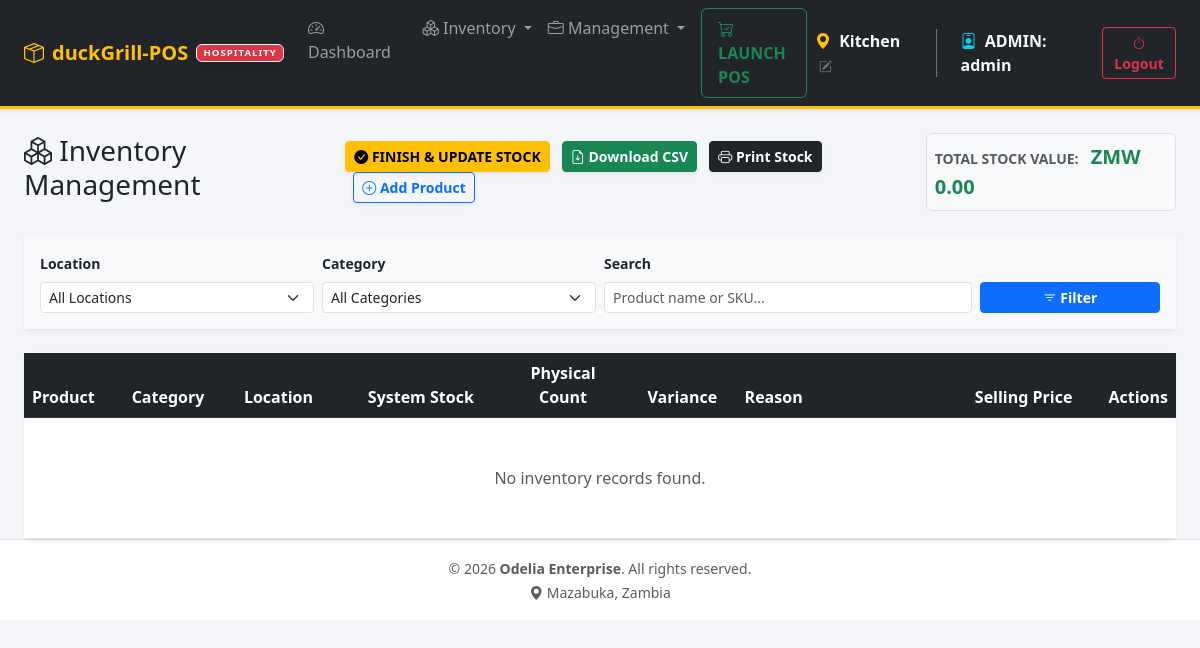
/index.php?page=inventory (signed in), run on an earlier commit of the app's database.
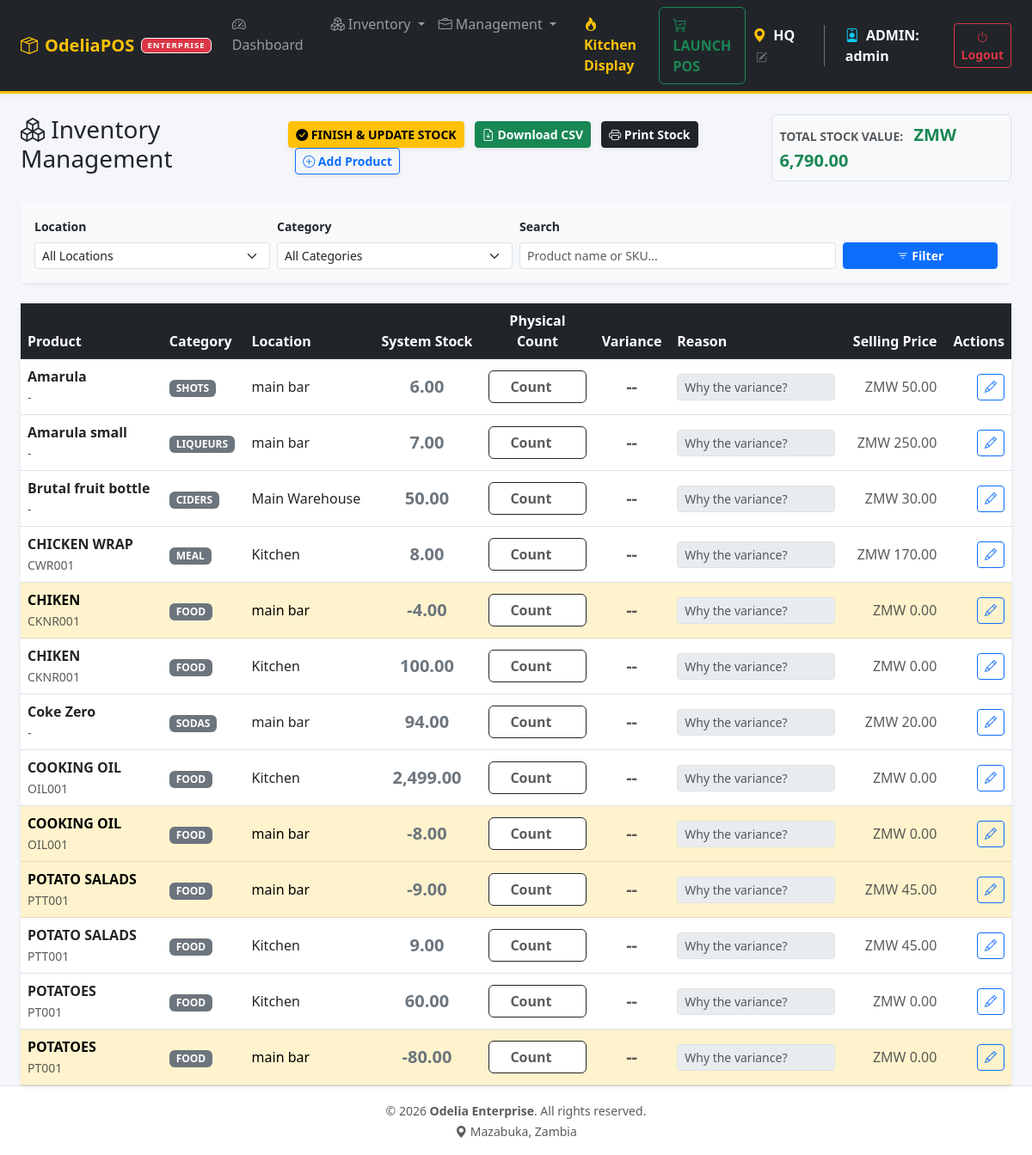
And on a later commit of the database.
### tables this page shows
CREATE TABLE `inventory` (
  `id` int NOT NULL AUTO_INCREMENT,
  `product_id` int NOT NULL,
  `location_id` int NOT NULL,
  `quantity` int DEFAULT '0',
  `updated_at` timestamp NULL DEFAULT CURRENT_TIMESTAMP ON UPDATE CURRENT_TIMESTAMP,
  PRIMARY KEY (`id`),
  UNIQUE KEY `unique_stock` (`product_id`,`location_id`),
  KEY `location_id` (`location_id`),
  CONSTRAINT `inventory_ibfk_1` FOREIGN KEY (`product_id`) REFERENCES `products` (`id`) ON DELETE CASCADE,
  CONSTRAINT `inventory_ibfk_2` FOREIGN KEY (`location_id`) REFERENCES `locations` (`id`) ON DELETE CASCADE
);

CREATE TABLE `products` (
  `id` int NOT NULL AUTO_INCREMENT,
  `name` varchar(100) NOT NULL,
  `sku` varchar(50) DEFAULT NULL,
  `price` decimal(10,2) DEFAULT '0.00',
  `cost_price` decimal(10,2) DEFAULT '0.00',
  `unit` varchar(20) DEFAULT 'unit',
  `category_id` int DEFAULT NULL,
  `is_active` tinyint(1) DEFAULT '1',
  `type` enum('item','service') DEFAULT 'item',
  `is_open_price` tinyint(1) DEFAULT '0',
  `tax_class` varchar(10) NOT NULL DEFAULT 'A' COMMENT 'ZRA Tax Class (A=16%, B=0%, C=Exempt)',
  `unspsc_code` varchar(20) DEFAULT NULL COMMENT 'UNSPSC 8-digit Commodity Code',
  PRIMARY KEY (`id`),
  UNIQUE KEY `sku` (`sku`),
  KEY `category_id` (`category_id`),
  CONSTRAINT `products_ibfk_1` FOREIGN KEY (`category_id`) REFERENCES `categories` (`id`) ON DELETE SET NULL
);

CREATE TABLE `categories` (
  `id` int NOT NULL AUTO_INCREMENT,
  `name` varchar(50) NOT NULL,
  `description` varchar(255) DEFAULT NULL,
  `parent_id` int DEFAULT NULL,
  `type` enum('food','drink','meal','ingredients','other') NOT NULL DEFAULT 'other',
  PRIMARY KEY (`id`),
  UNIQUE KEY `name` (`name`),
  KEY `fk_cat_parent` (`parent_id`),
  CONSTRAINT `fk_cat_parent` FOREIGN KEY (`parent_id`) REFERENCES `categories` (`id`) ON DELETE SET NULL
);

CREATE TABLE `locations` (
  `id` int NOT NULL AUTO_INCREMENT,
  `name` varchar(50) NOT NULL,
  `type` enum('store','kitchen','bar','warehouse') NOT NULL DEFAULT 'store',
  `can_sell` tinyint(1) DEFAULT '1',
  `can_receive_from_vendor` tinyint(1) DEFAULT '0',
  `address` text,
  `phone` varchar(50) DEFAULT '555-0000',
  PRIMARY KEY (`id`)
);

### src/inventory.php (called while the page is built, shortened)
<?php
$pdo->setAttribute(PDO::ATTR_ERRMODE, PDO::ERRMODE_EXCEPTION);
try {
    $pdo->exec("ALTER TABLE inventory_logs ADD COLUMN reason VARCHAR(255) DEFAULT NULL");
} catch(Exception $e) {  }
$search    = trim($_GET['search'] ?? '');
$sql = "
    SELECT
        i.location_id, i.id AS inventory_id, p.id AS product_id, p.name AS product_name, p.sku, p.price, p.cost_price, p.category_id,
        c.name AS category_name, l.name AS location_name, i.quantity, (i.quantity * p.price) AS stock_value
    FROM inventory i
    JOIN products p ON p.id = i.product_id
    JOIN locations l ON l.id = i.location_id
    LEFT JOIN categories c ON c.id = p.category_id
    WHERE 1=1
";
$params = [];
$sql .= " ORDER BY p.name ASC";
$stmt = $pdo->prepare($sql);
$stmt->execute($params);
$inventory = $stmt->fetchAll(PDO::FETCH_ASSOC);
$totalValue = 0.0;
foreach ($inventory as $item) { $totalValue += (float)$item['stock_value']; }
?>

### templates/inventory.php (the view, shortened to what the changed rows need)
<div id="printable-inventory">
    <div class="d-flex justify-content-between align-items-center mb-4">
        <h3><i class="bi bi-boxes"></i> Inventory Management</h3>
        <div class="d-flex align-items-center gap-3">
            <div class="no-print">
                <button type="submit" form="stockTakeForm" class="btn btn-warning btn-sm fw-bold shadow-sm">
                    <i class="bi bi-check-circle-fill"></i> FINISH & UPDATE STOCK
                </button>
                <button type="button" onclick="downloadInventoryCSV()" class="btn btn-success btn-sm fw-bold shadow-sm ms-2" title="Generate & Download CSV File"><i class="bi bi-file-earmark-arrow-down"></i> Download CSV</button>
                <button onclick="window.print()" class="btn btn-dark btn-sm fw-bold shadow-sm ms-2">
                    <i class="bi bi-printer"></i> Print Stock
                </button>
                <a href="index.php?page=products" class="btn btn-outline-primary btn-sm fw-bold ms-2 shadow-sm">
                    <i class="bi bi-plus-circle"></i> Add Product
                </a>
            </div>
            <div class="bg-light p-2 rounded border">
                <span class="text-muted small fw-bold text-uppercase me-2">Total Stock Value:</span>
                <span class="fs-5 fw-bold text-success">ZMW <?= number_format($totalValue, 2) ?></span>
            </div>
        </div>
    </div>
    <div class="card shadow-sm border-0 mb-4 no-print">
        <div class="card-body bg-light">
            <form method="GET" class="row g-2 align-items-end">
                <div class="col-md-3">
                    <label class="form-label small fw-bold">Location</label>
                    <select name="location_id" class="form-select form-select-sm">
                        <option value="">All Locations</option>
                    </select>
                </div>
                <div class="col-md-3">
                    <label class="form-label small fw-bold">Category</label>
                    <select name="category_id" class="form-select form-select-sm">
                        <option value="">All Categories</option>
                    </select>
                </div>
                <div class="col-md-4">
                    <label class="form-label small fw-bold">Search</label>
                    <input type="text" name="search" class="form-control form-control-sm" placeholder="Product name or SKU..." value="<?= htmlspecialchars($search) ?>">
                </div>
                <div class="col-md-2">
                    <button class="btn btn-primary btn-sm w-100 fw-bold"><i class="bi bi-filter"></i> Filter</button>
                </div>
            </form>
        </div>
    </div>
    <form method="POST" action="index.php?page=inventory" id="stockTakeForm">
        <div class="card shadow-sm border-0">
            <div class="card-body p-0">
                <div class="table-responsive">
                    <table class="table table-hover align-middle mb-0">
                        <thead class="table-dark">
                            <tr>
                                <th>Product</th>
                                <th>Category</th>
                                <th>Location</th>
                                <th class="text-center">System Stock</th>
                                <th class="text-center" style="width:130px;">Physical Count</th>
                                <th class="text-center">Variance</th>
                                <th class="text-start" style="width:200px;">Reason</th>
                                <th class="text-end">Selling Price</th>
                                <th class="text-end no-print">Actions</th>
                            </tr>
                        </thead>
                        <tbody>
                            <?php if (empty($inventory)): ?>
                                <tr><td colspan="9" class="text-center py-5 text-muted">No inventory records found.</td></tr>
                            <?php endif; ?>
                            <?php foreach ($inventory as $item): ?>
                                <tr class="<?= ($item['quantity'] <= 5) ? 'table-warning' : '' ?>">
                                    <td>
                                        <div class="fw-bold"><?= htmlspecialchars($item['product_name']) ?></div>
                                        <small class="text-muted"><?= htmlspecialchars($item['sku'] ?? '-') ?></small>
                                    </td>
                                    <td><span class="badge bg-secondary"><?= htmlspecialchars($item['category_name'] ?? 'Uncategorized') ?></span></td>
                                    <td><?= htmlspecialchars($item['location_name']) ?></td>
                                    <td class="text-center fw-bold fs-5 text-secondary"><?= number_format($item['quantity'], 2) ?></td>
                                    <td>
                                        <input type="number" step="0.01" class="form-control text-center fw-bold border-dark phys-input" name="physical_qty[]" data-sys="<?= $item['quantity'] ?>" placeholder="Count">
                                    </td>
                                    <td class="text-center fw-bold fs-5 variance-cell text-muted">--</td>
                                    <td>
                                        <input type="text" class="form-control form-control-sm reason-input" name="reason[]" placeholder="Why the variance?" disabled>
                                    </td>
                                    <td class="text-end text-muted">ZMW <?= number_format($item['price'], 2) ?></td>
                                    <td class="text-end no-print">
                                        <button type="button" class="btn btn-sm btn-outline-primary" data-bs-toggle="modal" data-bs-target="#editProductModal" onclick="populateEdit('<?= $item['inventory_id'] ?>', '<?= addslashes($item['product_name']) ?>', '<?= $item['quantity'] ?>', '<?= $item['price'] ?>', '<?= addslashes($item['location_name']) ?>')">
                                            <i class="bi bi-pencil"></i>
                                        </button>
                                    </td>
                                </tr>
                            <?php endforeach; ?>
                        </tbody>
                    </table>
                </div>
            </div>
        </div>
    </form>
</div>

### templates/header.php (shortened to what the changed rows need)
<!DOCTYPE html>
<html lang="en">
<head>
    <link href="https://cdn.jsdelivr.net/npm/bootstrap@5.3.0/dist/css/bootstrap.min.css" rel="stylesheet">
    <link rel="stylesheet" href="https://cdnjs.cloudflare.com/ajax/libs/bootstrap-icons/1.10.5/font/bootstrap-icons.min.css">
</head>
<body>
<?php
$role = $_SESSION['role'] ?? 'cashier';
$tier = defined('LICENSE_TIER') ? LICENSE_TIER : 'lite';
$isEmbedded = isset($_GET['embedded']) && $_GET['embedded'] == '1';
?>
<?php if (!$isEmbedded): ?>
<nav class="navbar navbar-expand-lg navbar-dark bg-dark border-bottom border-warning border-3 shadow-sm mb-4">
    <div class="container-fluid px-4">
        <a class="navbar-brand fw-bold text-warning d-flex align-items-center" href="index.php">
            <i class="bi bi-box-seam me-2"></i> <?= htmlspecialchars(APP_NAME ?? 'OdeliaPOS') ?>
            <span class="badge bg-danger ms-2 border border-light shadow-sm" style="font-size: 0.6rem; vertical-align: middle; letter-spacing: 1px;"><?= strtoupper($tier) ?></span>
        </a>
        <div class="collapse navbar-collapse" id="topNav">
        <?php if(in_array($role, ['admin', 'manager', 'dev'])): ?>
            <ul class="navbar-nav me-auto mb-2 mb-lg-0">
                <li class="nav-item">
                    <a class="nav-link" href="index.php?page=dashboard"><i class="bi bi-speedometer2"></i> Dashboard</a>
                </li>
                <li class="nav-item dropdown ms-3">
                    <a class="nav-link dropdown-toggle" href="#" id="invDropdown" role="button" data-bs-toggle="dropdown">
                        <i class="bi bi-boxes"></i> Inventory
                    </a>
                </li>
                <li class="nav-item dropdown">
                    <a class="nav-link dropdown-toggle" href="#" id="mgmtDropdown" role="button" data-bs-toggle="dropdown">
                        <i class="bi bi-briefcase"></i> Management
                    </a>
                </li>
                <?php if (in_array($tier, ['pro+', 'enterprise'])): ?>
                <li class="nav-item ms-3">
                    <a class="nav-link text-warning fw-bold" href="index.php?page=kds"><i class="bi bi-fire"></i> Kitchen Display</a>
                </li>
                <?php endif; ?>
                <li class="nav-item ms-2">
                    <a class="nav-link fw-bold text-success border border-success rounded px-3" href="index.php?page=pos"><i class="bi bi-cart-check"></i> LAUNCH POS</a>
                </li>
            </ul>
        <?php endif; ?>
            <div class="d-flex align-items-center ms-auto">
                <span class="text-light me-4 fw-bold p-2 hover-location" style="cursor:pointer; transition:0.2s;" data-bs-toggle="modal" data-bs-target="#globalLocationModal" title="Change Workstation">
                    <i class="bi bi-geo-alt-fill text-warning me-1"></i> <?= htmlspecialchars($_SESSION['location_name'] ?? 'HQ') ?>
                    <i class="bi bi-pencil-square text-secondary ms-1" style="font-size:0.8em;"></i>
                </span>
                <span class="text-light me-4 fw-bold border-start border-secondary ps-4">
                    <i class="bi bi-person-badge text-info me-1"></i> <?= htmlspecialchars(strtoupper($role)) ?>: <?= htmlspecialchars($_SESSION['username'] ?? '') ?>
                </span>
                <a href="index.php?action=logout" class="btn btn-outline-danger btn-sm fw-bold"><i class="bi bi-power"></i> Logout</a>
            </div>
        </div>
    </div>
</nav>
<div class="container-fluid px-4">
<?php else: ?>
<div class="container-fluid p-2 pt-3">
<?php endif; ?>

What changed in the data, as far as the page shows it:
added inventory: product.name "Amarula", product.sku "-", categories.name "SHOTS", location.name "main bar", quantity "6.00", product.price "50.00"
added inventory: product.name "Amarula small", product.sku "-", categories.name "LIQUEURS", location.name "main bar", quantity "7.00", product.price "250.00"
added inventory: product.name "Brutal fruit bottle", product.sku "-", categories.name "CIDERS", location.name "Main Warehouse", quantity "50.00", product.price "30.00"
added inventory: product.name "CHICKEN WRAP", product.sku "CWR001", categories.name "MEAL", location.name "Kitchen", quantity "8.00", product.price "170.00"
added inventory: product.name "CHIKEN", product.sku "CKNR001", categories.name "FOOD", location.name "main bar", quantity "-4.00", product.price "0.00"
added inventory: product.name "CHIKEN", product.sku "CKNR001", categories.name "FOOD", location.name "Kitchen", quantity "100.00", product.price "0.00"
added inventory: product.name "Coke Zero", product.sku "-", categories.name "SODAS", location.name "main bar", quantity "94.00", product.price "20.00"
added inventory: product.name "COOKING OIL", product.sku "OIL001", categories.name "FOOD", location.name "Kitchen", quantity "2,499.00", product.price "0.00"
added inventory: product.name "COOKING OIL", product.sku "OIL001", categories.name "FOOD", location.name "main bar", quantity "-8.00", product.price "0.00"
added inventory: product.name "POTATO SALADS", product.sku "PTT001", categories.name "FOOD", location.name "main bar", quantity "-9.00", product.price "45.00"
added inventory: product.name "POTATO SALADS", product.sku "PTT001", categories.name "FOOD", location.name "Kitchen", quantity "9.00", product.price "45.00"
added inventory: product.name "POTATOES", product.sku "PT001", categories.name "FOOD", location.name "Kitchen", quantity "60.00", product.price "0.00"
added inventory: product.name "POTATOES", product.sku "PT001", categories.name "FOOD", location.name "main bar", quantity "-80.00", product.price "0.00"
Also different on the page:
APP_NAME: "duckGrill-POS" → "OdeliaPOS"
$tier: "HOSPITALITY" → "ENTERPRISE"
$_SESSION['location_name']: "Kitchen" → "HQ"
$totalValue: "0.00" → "6,790.00"
text no longer shown: "No inventory records found."
text now shown: "Kitchen Display"
